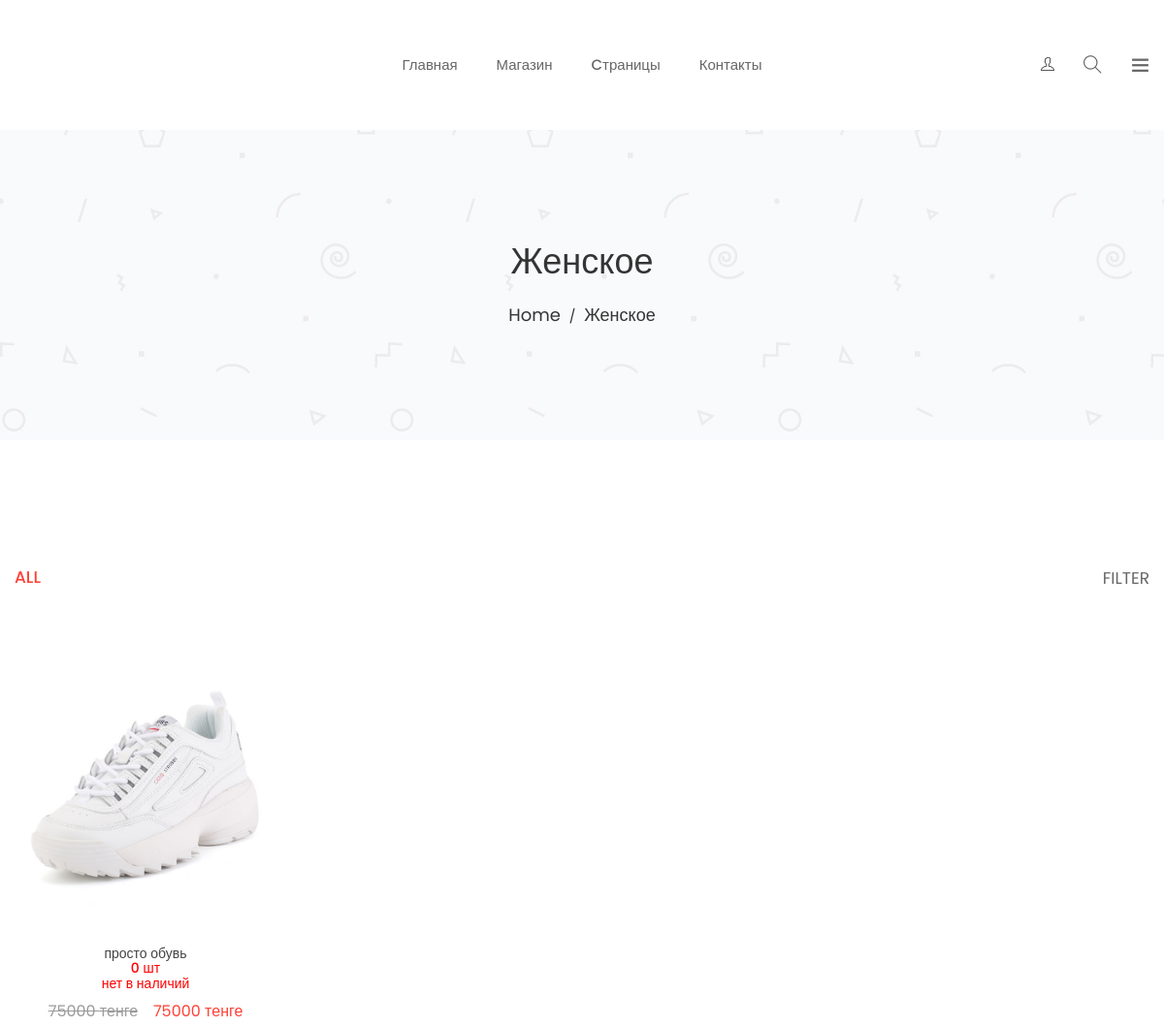
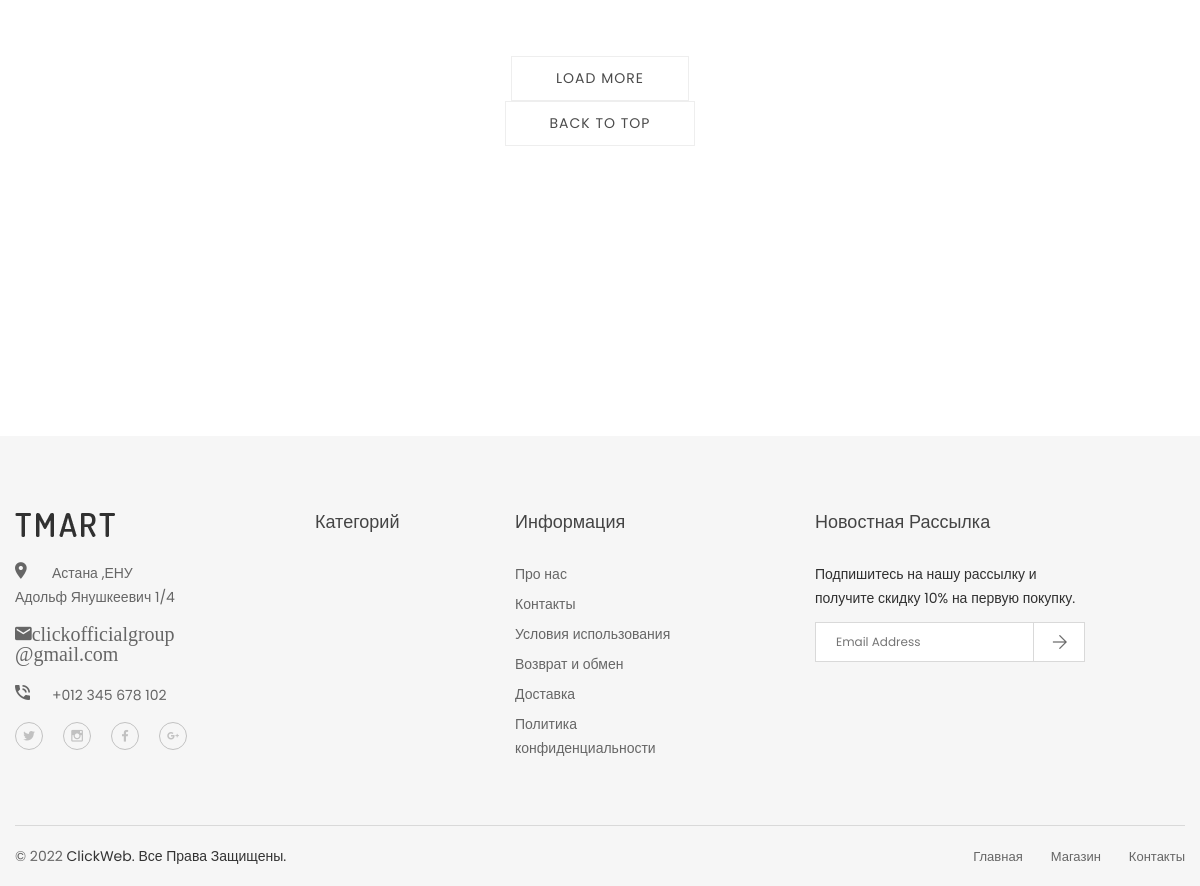
The app's page /catigories/2 with its own data (2 pictures, top to bottom).
### project1/models.py (models this page shows, shortened)
class Category(models.Model):
    name=models.CharField(max_length=50,verbose_name="Имя категории")
    slug=models.SlugField(unique=True)
    image = models.ImageField(verbose_name='Изображение')
    birth_date = models.DateTimeField(auto_now_add=True,verbose_name="Дата добавления категории")
    class Meta:
        ordering = ['-birth_date']
        verbose_name='Категорий'
        verbose_name_plural='Категорий'

class Product(models.Model):
    category = models.ForeignKey(Category, verbose_name='Категория', on_delete=models.CASCADE)
    subcategor=models.ForeignKey(subcategories,verbose_name='Подкатегория',on_delete=models.CASCADE,related_name='category')
    title = models.CharField(max_length=255, verbose_name='Наименование')
    slug = models.SlugField(unique=True)
    image = models.ImageField(verbose_name='Главная изображение товара')
    images_2=models.ImageField(verbose_name='Дочерние изображения',blank=True, null=True)
    images_3=models.ImageField(verbose_name='Дочерние изображения',blank=True,null=True)
    description = RichTextField(verbose_name='Описание', null=True)
    price = models.DecimalField(max_digits=9, decimal_places=0, verbose_name='Новая цена')
    count_product=models.DecimalField(max_digits=7,decimal_places=0,verbose_name="Количество товара",default=1)
    history_price=models.DecimalField(max_digits=9,decimal_places=0,verbose_name='Старая цена')
    birth_date =models.DateTimeField(auto_now_add=True,  verbose_name="Дата добавления")
    old_discount=models.DecimalField(max_digits=9,decimal_places=0,verbose_name='Цена до скидки',default=0)
    discount=models.DecimalField(max_digits=2,decimal_places=0,verbose_name="Скидка в процентах",default=0)
    discount_end_date =models.DateTimeField( verbose_name="Дата окончания скидки",default=datetime.datetime.strptime(str_Astana_time,DATA_TIME_FORMAT))
    value = models.CharField(choices=LIKE_CHOICES, max_length=8,default='Like')
    new = models.BooleanField(default=True,verbose_name="Новый продукт")
    likes = models.ManyToManyField(User,blank=True, related_name='likes')
    orders=models.DecimalField(max_digits=2000,decimal_places=0,verbose_name="Количество заказов",default=0)
    comments=GenericRelation('Comment')
    class Meta:
        ordering = ['-birth_date']
        verbose_name='Продукт'
        verbose_name_plural='Продукты'

### project1/views.py (the view)
# urls.py: path('catigories/<int:pk>', Product_categoty_all.as_view(),name="catigories"),
class Product_categoty_all(CartMixin,View):
    def get(self, request,pk):
        discount(request)
        products = Product.objects.all()
        catigories=Category.objects.get(id=pk)
        catigories_all=Category.objects.all()
        context={'products':products,'catigories':catigories,'cart':cart(request),'catigories_all':catigories_all,'customer_verificate':verificate_email(request)}
        return render(request,'catigories.html', context)

### project1/cartmixin.py (called while the page is built)
    def dispatch(self, request, *args, **kwargs):
        if request.user.is_authenticated:
            customer = Customer.objects.filter(user=request.user).first()
            if not customer:
                customer = Customer.objects.create(
                    user=request.user
                )
            cart = Cart.objects.filter(owner=customer, in_order=False).first()
            if not cart:
                cart = Cart.objects.create(owner=customer)
        else:
            cart = Cart.objects.filter(for_anonymous_user=True).first()
            if not cart:
                cart = Cart.objects.create(for_anonymous_user=True)
        self.cart = cart
        return super().dispatch(request, *args, **kwargs)

### project1/views.py (called while the page is built)
def cart(request):
    if request.user.is_authenticated:
        customer = Customer.objects.filter(user=request.user).first()
        if not customer:
            customer = Customer.objects.create(
                user=request.user
            )
        cart = Cart.objects.filter(owner=customer, in_order=False).first()
        if not cart:
            cart = Cart.objects.create(owner=customer)
    else:
        cart = Cart.objects.filter(for_anonymous_user=True).first()
        if not cart:
            cart = Cart.objects.create(for_anonymous_user=True)
    return cart

def verificate_email(request):
    customer_verificate=None
    if request.user.is_authenticated:
        try:
            customer = User.objects.get(username=request.user)
            customer_verificate=Customer.objects.get(user=customer.id)
        except:
            customer_verificate=None
    return customer_verificate

### project1/templates/catigories.html (shortened to what this page needs)
{% extends 'extends.html' %}
{% load static %}
{% block content %}
<link rel="stylesheet" href="{% static 'css/button.css' %}">
        <div class="ht__bradcaump__area" style="background: rgba(0, 0, 0, 0) url({% static 'images/bg/2.jpg' %}) no-repeat scroll center center / cover ;">
            <div class="ht__bradcaump__wrap">
                <div class="container">
                    <div class="row">
                        <div class="col-xs-12">
                            <div class="bradcaump__inner text-center">
                                <h2 class="bradcaump-title">{{ catigories.name }}</h2>
                                <nav class="bradcaump-inner">
                                  <a class="breadcrumb-item" href="{% url 'index' %}">Home</a>
                                  <span class="brd-separetor">/</span>
                                  <span class="breadcrumb-item active">{{ catigories.name }}</span>
                                </nav>
                            </div>
                        </div>
                    </div>
                </div>
            </div>
        </div>
        <section class="htc__product__area shop__page ptb--130 bg__white">
            <div class="container">
                <div class="htc__product__container">
                    <div class="row">
                        <div class="col-md-12">
                            <div class="filter__menu__container">
                                <div class="product__menu">
                                    <button data-filter="*" type="submit" class="is-checked">All</button>
                                </div>
                                <div class="filter__box">
                                    <a class="filter__menu" href="#">filter</a>
                                </div>
                            </div>
                        </div>
                    </div>
                    <div class="row">
                        <div class="product__list another-product-style">
                            {% for product in products %}
                            {% if product.category.name == catigories.name %}
                            <div class="col-md-3 single__pro col-lg-3 cat--1 col-sm-4 col-xs-12">
                                <div class="product foo">
                                    <div class="product__inner">
                                        <div class="pro__thumb">
                                            <a href="{% url 'product_detail' product.pk %}">
                                                {% if product.image %}
                                                                <div class="product_discount" >
                                                                    <img src="{{ product.image.url }}"  alt="product images">
                                                                </div>
                                                                {% endif %}
                                            </a>
                                        </div>
                                    </div>
                                    <div class="product__details">
                                        <h2><a href="{% url 'product_view' product.pk %}">{{ product.title }}</a></h2>
                                        <h2><a style="color:red;">{{ product.count_product }} шт</a></h2>
                                                        {% if product.count_product == 0  %}
                                                        <h2><a style="color:red;">нет в наличий</a></h2>
                                                        {% endif %}
                                        <ul class="product__price">
                                            <li class="old__price">{{ product.history_price }} тенге</li>
                                            <li class="new__price">{{ product.price }} тенге</li>
                                        </ul>
                                    </div>
                                </div>
                            </div>
                            {% endif %}
                            {% endfor %}
                        </div>
                    </div>
                    <div class="row mt--60">
                        <div class="col-md-12">
                            <div class="htc__loadmore__btn">
                                <a  id="loadMore">load more</a>
                            </div>
                            <p class="totop htc__loadmore__btn">
                                <a  id="#top">Back to top</a>
                            </p>
                        </div>
                    </div>
                </div>
            </div>
        </section>
        {% endblock content  %}

### project1/static/css/discount_new_products.css (style rules this page uses)
.product_discount { position: relative; display: block; background: gray; }

### project1/static/css/shortcode/default.css (style rules this page uses)
*, h1, h2, h3, h4, h5, h6, p, ul, a { margin: 0; padding: 0; }
html { font-size: 100%; }
body { font-family: 'Poppins', sans-serif; color: #303030; font-weight: 400; font-size: 14px; line-height: 24px; -webkit-font-smoothing: antialiased; -moz-osx-font-smoothing: grayscale; }
p { font-family: 'Poppins', sans-serif; color: #303030; font-weight: 400; font-size: 14px; line-height: 24px; }
h1, h2, h3, h4, h5, h6, .h1, .h2, .h3, .h4, .h5, .h6 { font-family: 'Poppins', sans-serif; color: #303030; font-weight: 400; font-variant-ligatures: common-ligatures; margin-top: 0; margin-bottom: 0; }
h2, .h2 { font-size: 30px; font-weight: 400; }
ul, ol { list-style: none; }
h1 a, h2 a, h3 a, h4 a, h5 a, h6 a { color: inherit }
body { overflow-x: hidden; }
img, .img { max-width: 100%; transition: all 0.3s ease-out 0s; }
p + img, img:last-child { margin-bottom: 0; }
body { background: #fff; }
.bg__white { background: #fff; }
.mt--60 { margin-top: 60px }
.ptb--130 { padding: 130px 0 }

### records on screen
Category: name "Женское"
Product: image (picture), title "просто обувь", count_product "0", shows "нет в наличий", history_price "75000", price "75000"
